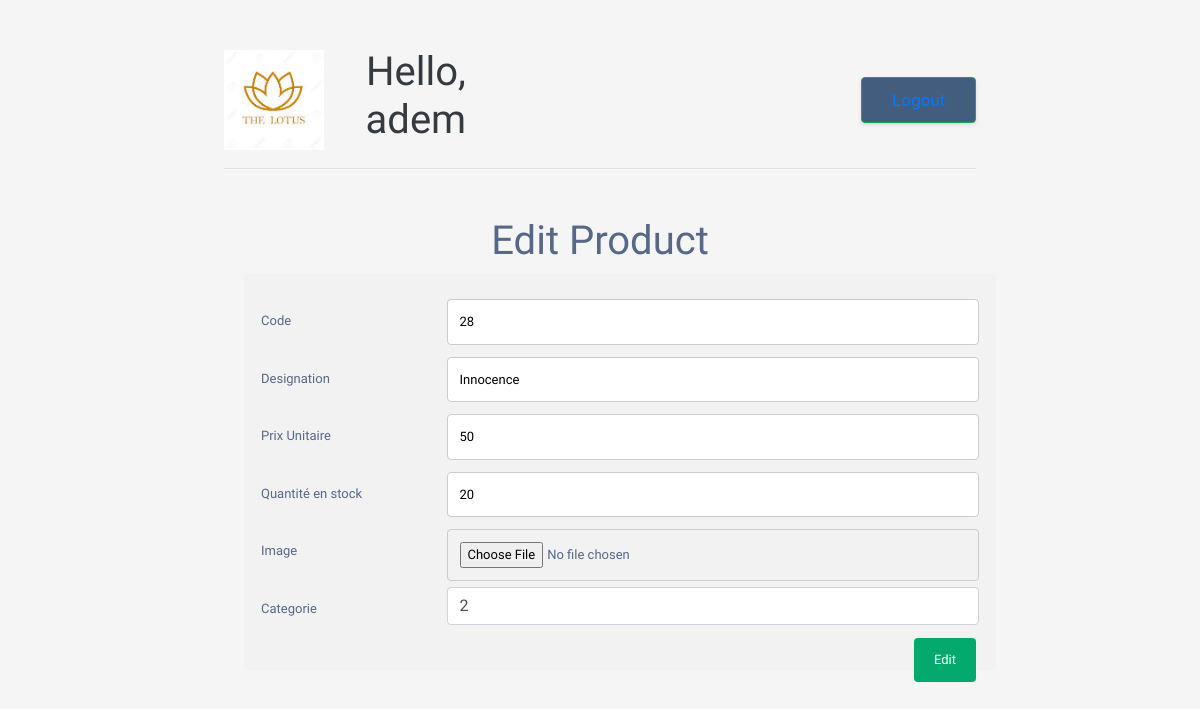
The app's page /update.php?code=28 (signed in) with its own data.
### tables this page shows
CREATE TABLE `produit` (
  `code` int(11) NOT NULL,
  `designation` varchar(200) NOT NULL,
  `prix` float NOT NULL,
  `qte` int(11) NOT NULL,
  `image` varchar(50) NOT NULL,
  `code_categorie` int(11) NOT NULL
);

### update.php (the view, shortened to what this page needs)
<?php
if (isset($_GET['code'])) {
  $pdo = new PDO("mysql:host=localhost;dbname=simple1", "root", "");
  $code = $_GET['code'];
  $req = "SELECT * FROM produit WHERE code=$code";
  $result = $pdo->query($req);
  $row = $result->fetch(PDO::FETCH_ASSOC);
} ?>
<head>
  <?php
require "include/header.php";
?>
</head>
<h1> Edit Product</h1>
<body>
  <div class="container">
    <form action="index.php" method="get">
      <div class="row">
        <div class="col-25">
          <label>Code</label>
        </div>
        <div class="col-75">
          <input type="number" name="codee" value="<?php echo htmlspecialchars($row['code']); ?>">
        </div>
      </div>
      <div class="row">
        <div class="col-25">
          <label>Designation</label>
        </div>
        <div class="col-75">
          <input type="text" name="dess" value="<?php echo htmlspecialchars($row['designation']); ?>">
        </div>
      </div>
      <div class="row">
        <div class="col-25">
          <label>Prix Unitaire</label>
        </div>
        <div class="col-75">
          <input type="number" name="PUU" value="<?php echo htmlspecialchars($row['prix']); ?>" required>
        </div>
      </div>
      <div class="row">
        <div class="col-25">
          <label>Quantité en stock</label>
        </div>
        <div class="col-75">
          <input type="number" name="Qtee" value="<?php echo htmlspecialchars($row['qte']); ?>" required>
        </div>
      </div>
      <div class="row">
        <div class="col-25">
          <label>Image</label>
        </div>
        <div class="col-75">
          <input type="file" name="img" value="<?php echo htmlspecialchars($row['image']); ?>">
        </div>
      </div>
      <div class="row">
        <div class="col-25">
          <label for="categories">Categorie</label>
        </div>
        <div class="col-75">
          <input list="categories" id="input" name="Catt"
            value="<?php echo htmlspecialchars($row['code_categorie']); ?>" class="form-control" required>
        </div>
      </div>
      <div>
        <input type="submit" value="Edit">
      </div>
    </form>
  </div>
</body>
</html>

### include/header.php (style rules this page uses)
body { color: #566787; background: #f5f5f5; font-family: 'Varela Round', sans-serif; font-size: 13px; }

### update.php (style rules this page uses)
* { box-sizing: border-box; }
input[type=text], input[type=number], input[type=file], input[type=list], select, textarea { width: 100%; padding: 12px; border: 1px solid #ccc; border-radius: 4px; resize: vertical; }
label { padding: 12px 12px 12px 0; display: inline-block; }
input[type=submit] { background-color: #04AA6D; color: white; padding: 12px 20px; border: none; border-radius: 4px; cursor: pointer; float: right; }
.container { border-radius: 5px; background-color: #f2f2f2; padding: 20px; margin: 0px 0px 0px 20px; }
.col-25 { float: left; width: 25%; margin-top: 6px; }
.col-75 { float: left; width: 75%; margin-top: 6px; }
.row:after { content: ""; display: table; clear: both; }
h1 { text-align: center; }

### records on screen
produit: codee "28", dess "Innocence", PUU "50", Qtee "20", Catt "2"

### other values on screen
$_SESSION['name'] "adem"
